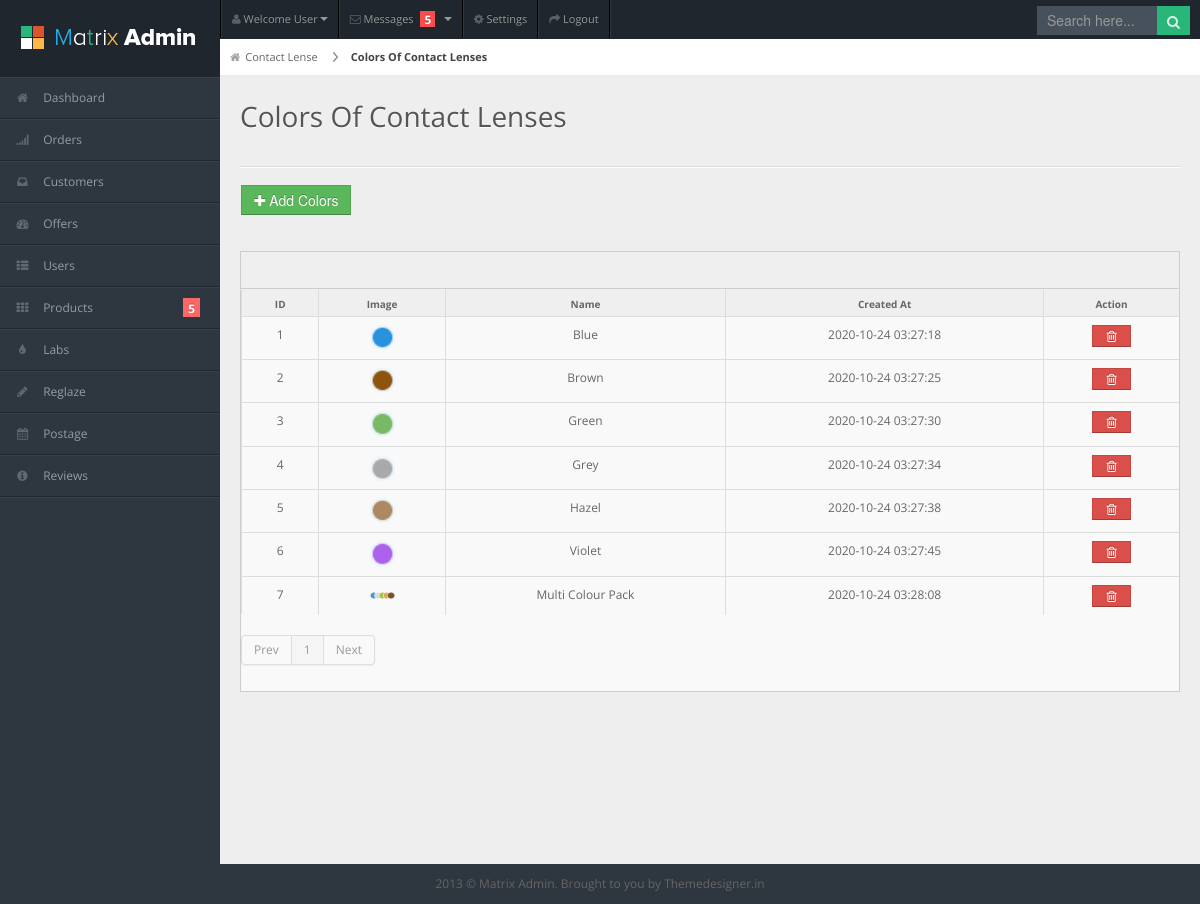
Page /admin/colors_of_contact_lense.php on the committed database.
### tables this page shows
CREATE TABLE `contact_lense_color` (
  `id` int(11) NOT NULL,
  `name` varchar(225) DEFAULT NULL,
  `image` varchar(225) DEFAULT NULL,
  `active` int(11) DEFAULT NULL,
  `created_at` timestamp NOT NULL DEFAULT current_timestamp() ON UPDATE current_timestamp(),
  `updated_at` timestamp NULL DEFAULT NULL
);

### admin/colors_of_contact_lense.php (the view, shortened to what this page needs)
<?php include('Connection2.php'); ?>
<!DOCTYPE html>
<html lang="en">
<head>
<link rel="stylesheet" href="css/bootstrap.min.css" />
<link rel="stylesheet" href="css/bootstrap-responsive.min.css" />
<link rel="stylesheet" href="css/uniform.css" />
<link rel="stylesheet" href="css/select2.css" />
<link rel="stylesheet" href="css/matrix-style.css" />
<link rel="stylesheet" href="css/matrix-media.css" />
<link href="font-awesome/css/font-awesome.css" rel="stylesheet" />
</head>
<body>
<div id="header">
  <h1><a href="dashboard.html">Matrix Admin</a></h1>
</div>
<div id="user-nav" class="navbar navbar-inverse">
  <ul class="nav">
    <li  class="dropdown" id="profile-messages" ><a title="" href="#" data-toggle="dropdown" data-target="#profile-messages" class="dropdown-toggle"><i class="icon icon-user"></i>  <span class="text">Welcome User</span><b class="caret"></b></a>
    </li>
    <li class="dropdown" id="menu-messages"><a href="#" data-toggle="dropdown" data-target="#menu-messages" class="dropdown-toggle"><i class="icon icon-envelope"></i> <span class="text">Messages</span> <span class="label label-important">5</span> <b class="caret"></b></a>
    </li>
    <li class=""><a title="" href="#"><i class="icon icon-cog"></i> <span class="text">Settings</span></a></li>
    <li class=""><a title="" href="login.html"><i class="icon icon-share-alt"></i> <span class="text">Logout</span></a></li>
  </ul>
</div>
<div id="search">
  <input type="text" placeholder="Search here..."/>
  <button type="submit" class="tip-bottom" title="Search"><i class="icon-search icon-white"></i></button>
</div>
<?php include 'dashboard_aside.php' ?>
<div id="content">
  <div id="content-header">
    <div id="breadcrumb"> <a href="contact_lenses.php" title="Contact Lense" class="tip-bottom"><i class="icon-home"></i>Contact Lense</a> <a href="#" class="current">Colors Of Contact Lenses</a> </div>
    <h1>Colors Of Contact Lenses</h1>
  </div>
  <div class="container-fluid">
    <hr>
	  <div class="row-fluid">
		 <div class="span6">
			  <button onClick="window.location.href='contact_lenses_category_add.php?type=color'" class="btn btn-success add-sglasses-btn"><i class="icon-plus"></i> Add Colors</button><br><br>
		</div>
		  <div class="span6">
		</div>
	  </div>
    <div class="row-fluid">
      <div class="span12">
        <div class="widget-box">
          <div class="widget-title">
          </div>
          <div class="widget-content nopadding">
            <table class="table table-bordered table-striped">
              <thead>
                <tr>
				  <th>ID</th>
				  <th>Image</th>
                  <th>Name</th>
                  <th>Created At</th>
                  <th>Action</th>
                </tr>
              </thead>
              <tbody>
				 <?php
				if (isset($_GET['pageno'])) {
					$pageno = $_GET['pageno'];
				} else {
					$pageno = 1;
				}
				$no_of_records_per_page = 20;
				$offset = ($pageno-1) * $no_of_records_per_page;
				$total_pages_sql = "SELECT COUNT(*) FROM contact_lense_color where active=0";
			$result = mysqli_query($conn,$total_pages_sql);
			$total_rows = mysqli_fetch_array($result)[0];
			$total_pages = ceil($total_rows / $no_of_records_per_page);
				if(isset($_GET['search'])) {
				$my_search = $_GET['search'];
				$fetch_query = mysqli_query($conn,"SELECT * FROM contact_lense_color  where Brands_Name='$my_search' OR Brands_Name LIKE '%$my_search%'  AND active=1");
				}
				else {
				$fetch_query = mysqli_query($conn,"SELECT * FROM contact_lense_color where active=1 LIMIT $offset, $no_of_records_per_page");
				}
				while($row=mysqli_fetch_array($fetch_query,MYSQLI_ASSOC)) {
					?>
                <tr class="odd gradeX">
				  <td style="text-align: center;"><?php echo $row['id']; ?></td>
				  <td style="text-align: center;"><img src="../images/header/Color/<?php echo $row['image']; ?>" width="25px" height="20px" ></td>
				  <td style="text-align: center;"><?php echo $row['name']; ?></td>
                  <td style="text-align: center;"><?php echo $row['created_at']; ?></td>
                  <td class="center">
					  <center>
					<button class="btn btn-mini btn-danger add-sglasses-action-btn" onclick="window.location.href='colors_of_contact_lense.php?delete_color_id=<?php echo $row['id']; ?>&image_name=<?php echo $row['image']; ?>'">&nbsp;&nbsp;<i class="icon-trash"></i> &nbsp;</button>
						  </center>
				  </td>
                </tr>
                <?php } ?>
              </tbody>
            </table>
			  <?php if(isset($_GET['search'])) {} else { ?>
			  <div class="pagination">
              <ul>
                <li class="<?php if($pageno <= 1){ echo 'disabled'; } ?>"><a href="<?php if($pageno <= 1){ echo '#'; } else { echo "?pageno=".($pageno - 1); } ?>" >Prev</a></li>
				<?php for($t=1;$t<=$total_pages;$t++) {
				if($t == $pageno) {
				?>
                <li class="active"> <a href=""><?php echo $t; ?></a> </li>
				<?php
				} else { ?>
				<li class=""> <a href=""><?php echo $t; ?></a> </li>
					<?php
					}
				} ?>
                <li class="<?php if($pageno >= $total_pages){ echo 'disabled'; } ?>"><a href="<?php if($pageno >= $total_pages){ echo '#'; } else { echo "?pageno=".($pageno + 1); } ?>">Next</a></li>
              </ul>
            </div>
			  <?php } ?>
          </div>
        </div>
      </div>
    </div>
  </div>
</div>
<div class="row-fluid">
  <div id="footer" class="span12"> 2013 &copy; Matrix Admin. Brought to you by <a href="http://themedesigner.in">Themedesigner.in</a> </div>
</div>
</body>
</html>

### admin/css/matrix-media.css (style rules this page uses)
body { background:#2E363F; }
#header { background-color: #1f262d; margin-top:10px; }
#search input[type=text], #search button { background-color: #28b779; }
#search input[type=text] { background-color: #47515b; color: #fff; }

### rows in the picture
contact_lense_color: id "1", image (picture), name "Blue", created_at "2020-10-24 03:27:18"
contact_lense_color: id "2", image (picture), name "Brown", created_at "2020-10-24 03:27:25"
contact_lense_color: id "3", image (picture), name "Green", created_at "2020-10-24 03:27:30"
contact_lense_color: id "4", image (picture), name "Grey", created_at "2020-10-24 03:27:34"
contact_lense_color: id "5", image (picture), name "Hazel", created_at "2020-10-24 03:27:38"
contact_lense_color: id "6", image (picture), name "Violet", created_at "2020-10-24 03:27:45"
contact_lense_color: id "7", image (picture), name "Multi Colour Pack", created_at "2020-10-24 03:28:08"
